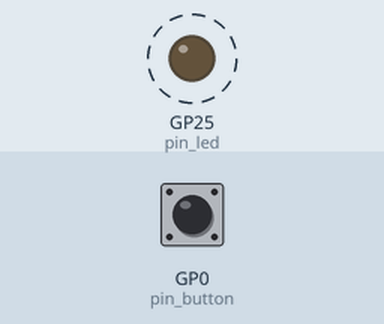
The program below on a simulated Raspberry Pi Pico running MicroPython. Shown: output pins drawn as LEDs (lit = HIGH). Dashed ring = blinking. The test bench sets the inputs (shaded band); at power-on: GP0 (pin_button) HIGH. What the program prints to the serial console is not drawn.

Above: at 1.2 s.
1.3 s: GP0 (pin_button) pulled LOW for 2.6 s
Timing chart, 0 to 11.4 s (numbered marks = the images above; inputs shaded):
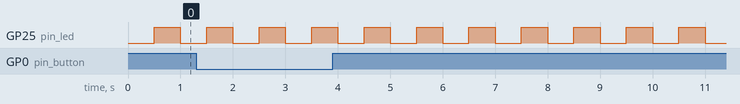

The program:

example_PIN.py
```python
from machine import Pin,Timer


# Define GP25 pin (LED of pico) in output mode
pin_led = Pin(25, mode=Pin.OUT)

# Set a voltage of 3.3V at the output (high logic state)
pin_led.on()
pin_led.high()
pin_led.value(1)
pin_led(1)

# Set a voltage of 0V at the output (low logic state)
pin_led.off()
pin_led.low()
pin_led.value(0)
pin_led(0)


# Function to be used in timer callback
def toggle_led(t:Timer):
    pin_led(not pin_led())

# Set a timer to interrupt each 500ms and run the callback
Timer().init(mode=Timer.PERIODIC, period= 500, callback=toggle_led)

###########################################
# Define in GP0 (near to usb port in pico) in input mode
pin_button = Pin(0, mode=Pin.IN, pull=Pin.PULL_UP)
# Use PULL_UP when the button is conected to 0V

# Read 0 if the input has 0v, or 1 if the input has 3.3V
value_1 = pin_button.value()
value_2 = pin_button()
print (value_1, value_2) # both are equal

# Function to be used in timer callback
def print_button(t:Timer):
    print("print_button:",pin_button())

# Set timer's interrupt each 2500ms and run callback
Timer().init(mode=Timer.PERIODIC, period = 2500, callback=print_button)
# Don´t set period=0ms

# Function to be used in irq callback
def print_FALLING(pin:Pin):
    print("FALLING",pin)

# Set interrupt request (irq) when input FALLING and run callback (i.e. handler)
pin_button.irq(trigger=Pin.IRQ_FALLING, handler=print_FALLING)

# For debonce use timer interrupt over 20ms
```

Measured:
- by itself, GP25 (pin_led): alternates HIGH for 0.50 s and LOW for 0.50 s
